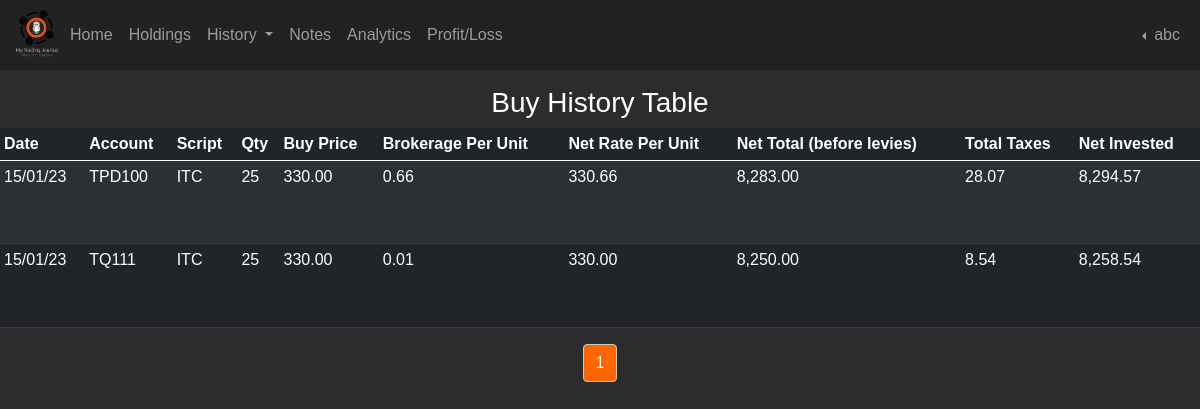
/buy_history (signed in), run on the app's committed database.
### applications/models.py (models this page shows, shortened)
class Users(db.Model, UserMixin):
    __tablename__ = "users"
    id = db.Column(db.Integer(), primary_key=True)
    date = db.Column(db.DateTime, server_default=db.func.now(), nullable=False)
    username = db.Column(db.String(45), unique=True, nullable=False)
    email = db.Column(db.String(45), unique=True, nullable=False)
    hash_password = db.Column(db.String(60), nullable=False)
    last_logged = db.Column(db.DateTime, server_default=db.func.now(), server_onupdate=db.func.now(), nullable=False)
    scripts = db.relationship('Transactions', backref='owner_id', lazy=True)
    brokers = db.relationship('Brokers', backref="user_brokers", lazy=True)
    research = db.relationship('Research', backref="user_research", lazy=True)
    funds = db.relationship('Funds', backref="user_funds", lazy=True)
    @property
    def password(self):
        return self.password

class Transactions(db.Model):
    __tablename__ = "transactions"
    id = db.Column(db.Integer(), primary_key=True)
    user_id = db.Column(db.Integer(), db.ForeignKey('users.id', ondelete='CASCADE'))
    date = db.Column(db.DateTime, server_default=db.func.now(), nullable=False)
    type = db.Column(db.String(length=10), nullable=False)
    call = db.Column(db.String(length=10), nullable=False)
    script = db.Column(db.String(length=45))
    price = db.Column(db.Float(), nullable=False)
    qty = db.Column(db.Integer(), nullable=False)
    brokerage_per_unit = db.Column(db.Float(), nullable=False)
    net_rate_per_unit = db.Column(db.Float(), nullable=False)
    net_total_before_levies = db.Column(db.Float(), nullable=False)
    transaction_chgs = db.Column(db.Float(), nullable=False)
    dp_chgs = db.Column(db.Float(), nullable=False)
    stt = db.Column(db.Float(), nullable=False)
    sebi_turnover_fees = db.Column(db.Float(), nullable=False)
    stamp_duty = db.Column(db.Float(), nullable=False)
    gst = db.Column(db.Float(), nullable=False)
    total_taxes = db.Column(db.Float(), nullable=False)
    net_total = db.Column(db.Float(), nullable=False)
    broker = db.Column(db.String(length=45))
    trading_code = db.Column(db.String(length=45), nullable=False)

### applications/routers/buy_history_route.py (the view)
@app.route('/buy_history')
@login_required
def buy_history_page():
    try:
        buy_page = request.args.get('page', 1, int)
        stocks_bought = Transactions.query.filter(Transactions.user_id == current_user.id,\
            Transactions.type == "CNC", Transactions.call != "Sell").order_by(Transactions.date.desc()).paginate(page=buy_page, per_page=10)
    except Exception as e:
        flash(f"Something went wrong while reading the database. error: {e}", category='warning')
        return redirect(url_for('home_page'))
    return render_template('buy_history.html',stocks_bought=stocks_bought)

### applications/models.py (called while the page is built)
@login_manager.user_loader
def load_user(user_id):
    return Users.query.get(int(user_id))

### applications/templates/buy_history.html (shortened to what this page needs)
{% extends 'layout.html' %}
{% block content %}
<table class="table table-dark table-striped table-sm tableFixHead">
    <thead><div class='history_headings'><h3>Buy History Table</h3></div>
        <tr>
            <th>Date</th>
            <th>Account</th>
            <th>Script</th>
            <th>Qty</th>
            <th>Buy Price</th>
            <th>Brokerage Per Unit</th>
            <th>Net Rate Per Unit</th>
            <th>Net Total (before levies)</th>
            <th>Total Taxes</th>
            <th>Net Invested</th>
        </tr>
    </thead>
    <tbody>
        {% for sb in stocks_bought.items %}
            <tr>
                <td>{{ sb.date.strftime('%d/%m/%y')}}</td>
                <td>{{ sb.trading_code }}</td>
                {% if '_' in sb.script %}
                    <td>{{ sb.script | replace('_', '&') }}</td>
                {% else %}
                    <td>{{ sb.script }}</td>
                {% endif %}
                <td>{{ sb.qty }}</td>
                <td>{{ format_price(sb.price )}}</td>
                <td>{{ format_price(sb.brokerage_per_unit) }}</td>
                <td>{{ format_price(sb.net_rate_per_unit)}}</td>
                <td>{{ format_price(sb.net_total_before_levies)}}</td>
                <td>{{ format_price(sb.total_taxes) }}</td>
                <td>{{ format_price(sb.net_total )}}</td>
            </tr>
        {% endfor %}
    </tbody>
</table>
<div class="text-center paginated">
    {% for buy_page_num in stocks_bought.iter_pages(left_edge=1, right_edge=1, left_current=1, right_current=2) %}
        {% if buy_page_num %}
            {% if stocks_bought.page == buy_page_num %}
                <a class="btn mb-4" id="btn-current" href="{{ url_for('buy_history_page', page=buy_page_num) }}">{{ buy_page_num }}</a>
            {% else %}
                <a class="btn btn-outline-info mb-4" href="{{ url_for('buy_history_page', page=buy_page_num) }}">{{ buy_page_num }}</a>
            {% endif %}
        {% else %}
            ...
        {% endif %}
    {% endfor %}
</div>
{% endblock content %}
{%- macro format_price(price, thousand_separator=',', decimal_separator='.', decimal_places=2) -%}
{%- set price_as_string = price | string -%}
{%- set price_split = price_as_string.split('.') -%}
{%- set price_integer = price_split[0] -%}
{%- if price_split | count > 1 -%}
{%- set price_fraction = price_split[1] -%}
{%- if price_fraction | length < decimal_places -%}
{%- set price_fraction = price_fraction.ljust(decimal_places, '0') -%}
{%- else -%}
{%- set price_fraction = price_fraction[:decimal_places] -%}
{%- endif -%}
{%- else -%}
{%- set price_fraction = '' -%}
{%- endif -%}
{%- set formatted_price_integer = price_integer | reverse | batch(3) | map('join', '') | join(thousand_separator) | reverse -%}
{%- if price_fraction != '' -%}
{%- set formatted_price = formatted_price_integer ~ decimal_separator ~ price_fraction -%}
{%- else -%}
{%- set formatted_price = formatted_price_integer-%}
{%- endif -%}
{{- formatted_price -}} {%- endmacro -%}

### applications/templates/layout.html (shortened to what this page needs)
<!doctype html>
<html lang="en">
  <head>
    <link href="https://cdn.jsdelivr.net/npm/bootstrap@5.0.2/dist/css/bootstrap.min.css" rel="stylesheet">
    <link href="{{ url_for('static', filename='style.css')}}" rel="stylesheet" type="text/css">
  </head>
  <body>
    <nav class="navbar navbar-expand-lg navbar-dark">
        <div class="container-fluid">
          <img class='mb-1' src="{{ url_for('static', filename='images/new_version_logo.png') }}" width=50 alt="Website Logo">
          {% if current_user.is_authenticated %}
          <div class="collapse navbar-collapse" id="navbarSupportedContent">
            <ul class="navbar-nav me-auto mb-2 mb-lg-0">
              <li class="nav-item">
                <a class="nav-link" href="{{ url_for('home_page') }}">Home</a>
              </li>
              <li class="nav-item">
                <a class="nav-link" href="{{ url_for('holdings_page') }}">Holdings</a>
              </li>
              <li class="nav-item dropdown dropdown">
                <a class="nav-link dropdown-toggle" href="#" id="navbarDropdown" role="button" data-bs-toggle="dropdown" aria-expanded="false mx-50">
                  History
                </a>
              </li>
              <li class="nav-item">
                <a class="nav-link" href="{{ url_for('notes_page') }}">Notes</a>
              </li>
              <li class="nav-item">
                <a class="nav-link" href="{{ url_for('analytics_page') }}">Analytics</a>
              </li>
              <li class="nav-item">
                <a class="nav-link" href="{{ url_for('profit_loss_page') }}">Profit/Loss</a>
              </li>
            </ul>
              <div class="d-flex navbar-nav">
                <li class="nav-item dropdown dropstart">
                  <a class="nav-link dropdown-toggle" href="#" id="navbarDropdown" role="button" data-bs-toggle="dropdown" aria-expanded="false mx-50">
                    {{ current_user.username }}
                  </a>
                </li>
              </div>
            {% endif %}
          </div>
        </div>
    </nav>
    <div class="row">
      <div class="col-4"></div>
      <div class="col-4"></div>
    </div>
    {% block content %}
    {% endblock content %}
  </body>
</html>

### applications/static/style.css (style rules this page uses)
body { margin: 0; background-color: #2c2c2c; color: white; font-family: sans-serif; }
nav, .form_bg, .modal-content { background-color: #222222; color: white; }
.btn, .btn-secondary { background-color: #373737; color: white; border-color: rgb(201, 201, 201); }
.tableFixHead { overflow-y: auto; height: 200px; }
.tableFixHead thead th { position: sticky; top: 0px; }
.history_headings { text-align: center; }
#btn-current { background-color: rgb(255, 102, 0); }

### data on the page
Users: username "abc"
Transactions: date "15/01/23", trading_code "TPD100", script "ITC", qty "25", price "330.00 0.66 330.66 8,283.00 28.07 8,294.57"
Transactions: date "15/01/23", trading_code "TQ111", script "ITC", qty "25", formatted_price "330.00 0.01 330.00 8,250.00 8.54 8,258.54"

### other printed values
{{ buy_page_num }} "1"
